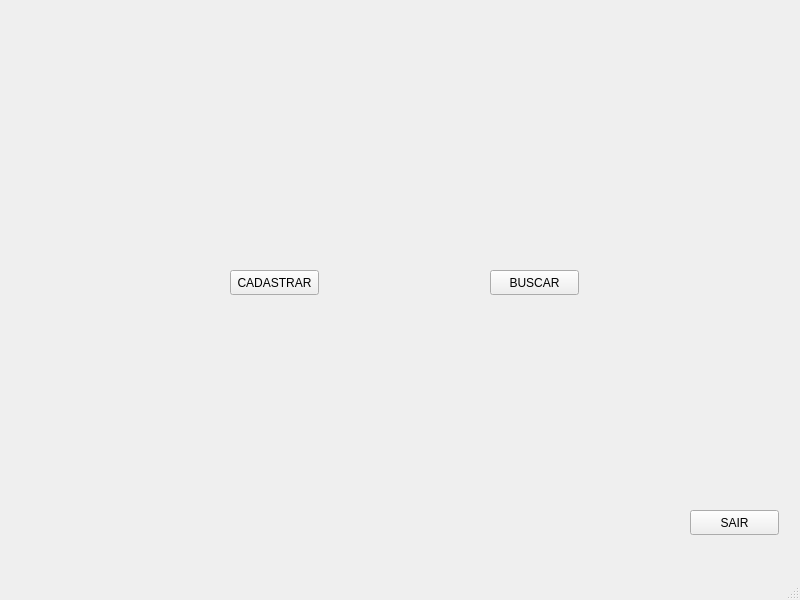
<?xml version="1.0" encoding="UTF-8"?>
<ui version="4.0">
 <class>MainWindow</class>
 <widget class="QMainWindow" name="MainWindow">
  <property name="geometry">
   <rect>
    <x>0</x>
    <y>0</y>
    <width>800</width>
    <height>600</height>
   </rect>
  </property>
  <property name="windowTitle">
   <string>MainWindow</string>
  </property>
  <widget class="QWidget" name="centralwidget">
   <widget class="QPushButton" name="pushButton">
    <property name="geometry">
     <rect>
      <x>230</x>
      <y>270</y>
      <width>89</width>
      <height>25</height>
     </rect>
    </property>
    <property name="text">
     <string>CADASTRAR</string>
    </property>
   </widget>
   <widget class="QPushButton" name="pushButton_2">
    <property name="geometry">
     <rect>
      <x>490</x>
      <y>270</y>
      <width>89</width>
      <height>25</height>
     </rect>
    </property>
    <property name="text">
     <string>BUSCAR</string>
    </property>
   </widget>
   <widget class="QPushButton" name="pushButton_3">
    <property name="geometry">
     <rect>
      <x>690</x>
      <y>510</y>
      <width>89</width>
      <height>25</height>
     </rect>
    </property>
    <property name="text">
     <string>SAIR</string>
    </property>
   </widget>
  </widget>
  <widget class="QMenuBar" name="menubar">
   <property name="geometry">
    <rect>
     <x>0</x>
     <y>0</y>
     <width>800</width>
     <height>22</height>
    </rect>
   </property>
  </widget>
  <widget class="QStatusBar" name="statusbar"/>
 </widget>
 <resources/>
 <connections/>
</ui>
